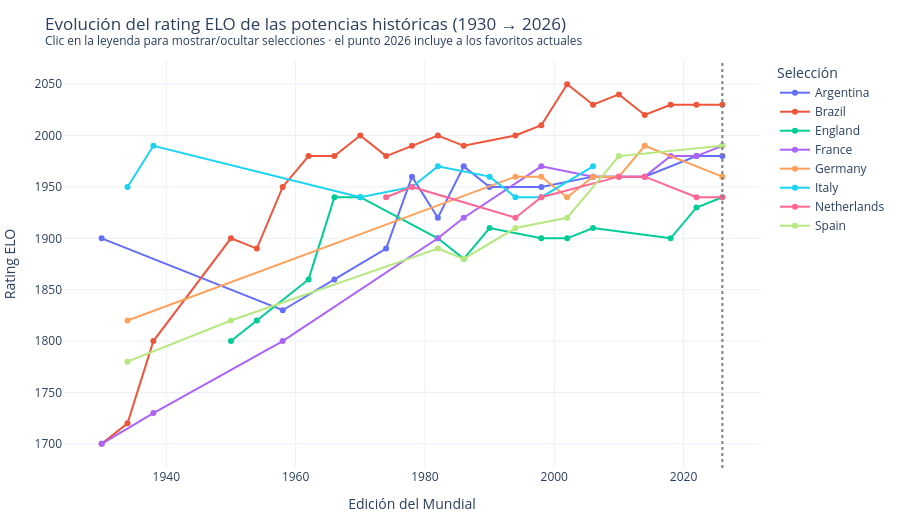

Notebook source saved alongside this figure:
### Code cell
# ============ 8.4 Evolución histórica del ELO (1930 → 2026) ============
potencias = ['Brazil', 'Germany', 'Argentina', 'France', 'Spain', 'England',
             'Italy', 'Netherlands']
hist_elo = panel[panel.team.isin(potencias)][['team', 'wc_year', 'elo_rating_approx']] \
    .rename(columns={'elo_rating_approx': 'elo', 'wc_year': 'año'})
elo_26 = f26[f26.team.isin(potencias)][['team', 'elo_rating_2026']] \
    .rename(columns={'elo_rating_2026': 'elo'}).assign(año=2026)
hist_elo = pd.concat([hist_elo, elo_26], ignore_index=True).sort_values(['team', 'año'])

fig = px.line(hist_elo, x='año', y='elo', color='team', markers=True,
              labels={'elo': 'Rating ELO', 'año': 'Edición del Mundial', 'team': 'Selección'},
              title='Evolución del rating ELO de las potencias históricas (1930 → 2026)<br>'
                    '<sup>Clic en la leyenda para mostrar/ocultar selecciones · '
                    'el punto 2026 incluye a los favoritos actuales</sup>')
fig.add_vline(x=2026, line_dash='dot', line_color='gray')
fig.update_layout(height=520, hovermode='x unified', **PLT_LAYOUT)
fig.show()

### Figure 1 — Plotly figure (JSON) as saved in the notebook; plotly's stock layout.template omitted (floating-point values rounded to 4 significant figures)
{"data": [{"hovertemplate": "Selección=Argentina<br>Edición del Mundial=%{x}<br>Rating ELO=%{y}<extra></extra>", "legendgroup": "Argentina", "line": {"color": "#636efa", "dash": "solid"}, "marker": {"symbol": "circle"}, "mode": "lines+markers", "name": "Argentina", "orientation": "v", "showlegend": true, "type": "scatter", "x": [1930, 1958, 1966, 1974, 1978, 1982, 1986, 1990, 1998, 2006, 2010, 2014, 2022, 2026], "xaxis": "x", "y": [1900, 1830, 1860, 1890, 1960, 1920, 1970, 1950, 1950, 1960, 1960, 1960, 1980, 1980], "yaxis": "y"}, {"hovertemplate": "Selección=Brazil<br>Edición del Mundial=%{x}<br>Rating ELO=%{y}<extra></extra>", "legendgroup": "Brazil", "line": {"color": "#EF553B", "dash": "solid"}, "marker": {"symbol": "circle"}, "mode": "lines+markers", "name": "Brazil", "orientation": "v", "showlegend": true, "type": "scatter", "x": [1930, 1934, 1938, 1950, 1954, 1958, 1962, 1966, 1970, 1974, 1978, 1982, 1986, 1994, 1998, 2002, 2006, 2010, 2014, 2018, 2022, 2026], "xaxis": "x", "y": [1700, 1720, 1800, 1900, 1890, 1950, 1980, 1980, 2000, 1980, 1990, 2000, 1990, 2000, 2010, 2050, 2030, 2040, 2020, 2030, 2030, 2030], "yaxis": "y"}, {"hovertemplate": "Selección=England<br>Edición del Mundial=%{x}<br>Rating ELO=%{y}<extra></extra>", "legendgroup": "England", "line": {"color": "#00cc96", "dash": "solid"}, "marker": {"symbol": "circle"}, "mode": "lines+markers", "name": "England", "orientation": "v", "showlegend": true, "type": "scatter", "x": [1950, 1954, 1962, 1966, 1970, 1982, 1986, 1990, 1998, 2002, 2006, 2018, 2022, 2026], "xaxis": "x", "y": [1800, 1820, 1860, 1940, 1940, 1900, 1880, 1910, 1900, 1900, 1910, 1900, 1930, 1940], "yaxis": "y"}, {"hovertemplate": "Selección=France<br>Edición del Mundial=%{x}<br>Rating ELO=%{y}<extra></extra>", "legendgroup": "France", "line": {"color": "#ab63fa", "dash": "solid"}, "marker": {"symbol": "circle"}, "mode": "lines+markers", "name": "France", "orientation": "v", "showlegend": true, "type": "scatter", "x": [1930, 1938, 1958, 1982, 1986, 1998, 2006, 2014, 2018, 2022, 2026], "xaxis": "x", "y": [1700, 1730, 1800, 1900, 1920, 1970, 1960, 1960, 1980, 1980, 1990], "yaxis": "y"}, {"hovertemplate": "Selección=Germany<br>Edición del Mundial=%{x}<br>Rating ELO=%{y}<extra></extra>", "legendgroup": "Germany", "line": {"color": "#FFA15A", "dash": "solid"}, "marker": {"symbol": "circle"}, "mode": "lines+markers", "name": "Germany", "orientation": "v", "showlegend": true, "type": "scatter", "x": [1934, 1994, 1998, 2002, 2006, 2010, 2014, 2026], "xaxis": "x", "y": [1820, 1960, 1960, 1940, 1960, 1960, 1990, 1960], "yaxis": "y"}, {"hovertemplate": "Selección=Italy<br>Edición del Mundial=%{x}<br>Rating ELO=%{y}<extra></extra>", "legendgroup": "Italy", "line": {"color": "#19d3f3", "dash": "solid"}, "marker": {"symbol": "circle"}, "mode": "lines+markers", "name": "Italy", "orientation": "v", "showlegend": true, "type": "scatter", "x": [1934, 1938, 1970, 1978, 1982, 1990, 1994, 1998, 2006], "xaxis": "x", "y": [1950, 1990, 1940, 1950, 1970, 1960, 1940, 1940, 1970], "yaxis": "y"}, {"hovertemplate": "Selección=Netherlands<br>Edición del Mundial=%{x}<br>Rating ELO=%{y}<extra></extra>", "legendgroup": "Netherlands", "line": {"color": "#FF6692", "dash": "solid"}, "marker": {"symbol": "circle"}, "mode": "lines+markers", "name": "Netherlands", "orientation": "v", "showlegend": true, "type": "scatter", "x": [1974, 1978, 1994, 1998, 2010, 2014, 2022, 2026], "xaxis": "x", "y": [1940, 1950, 1920, 1940, 1960, 1960, 1940, 1940], "yaxis": "y"}, {"hovertemplate": "Selección=Spain<br>Edición del Mundial=%{x}<br>Rating ELO=%{y}<extra></extra>", "legendgroup": "Spain", "line": {"color": "#B6E880", "dash": "solid"}, "marker": {"symbol": "circle"}, "mode": "lines+markers", "name": "Spain", "orientation": "v", "showlegend": true, "type": "scatter", "x": [1934, 1950, 1982, 1986, 1994, 2002, 2010, 2026], "xaxis": "x", "y": [1780, 1820, 1890, 1880, 1910, 1920, 1980, 1990], "yaxis": "y"}], "layout": {"font": {"size": 12}, "height": 520, "hovermode": "x unified", "legend": {"title": {"text": "Selección"}, "tracegroupgap": 0}, "margin": {"b": 10, "l": 10, "r": 10, "t": 60}, "shapes": [{"line": {"color": "gray", "dash": "dot"}, "type": "line", "x0": 2026, "x1": 2026, "xref": "x", "y0": 0, "y1": 1, "yref": "y domain"}], "title": {"text": "Evolución del rating ELO de las potencias históricas (1930 → 2026)<br><sup>Clic en la leyenda para mostrar/ocultar selecciones · el punto 2026 incluye a los favoritos actuales</sup>"}, "xaxis": {"anchor": "y", "domain": [0, 1], "title": {"text": "Edición del Mundial"}}, "yaxis": {"anchor": "x", "domain": [0, 1], "title": {"text": "Rating ELO"}}}}
